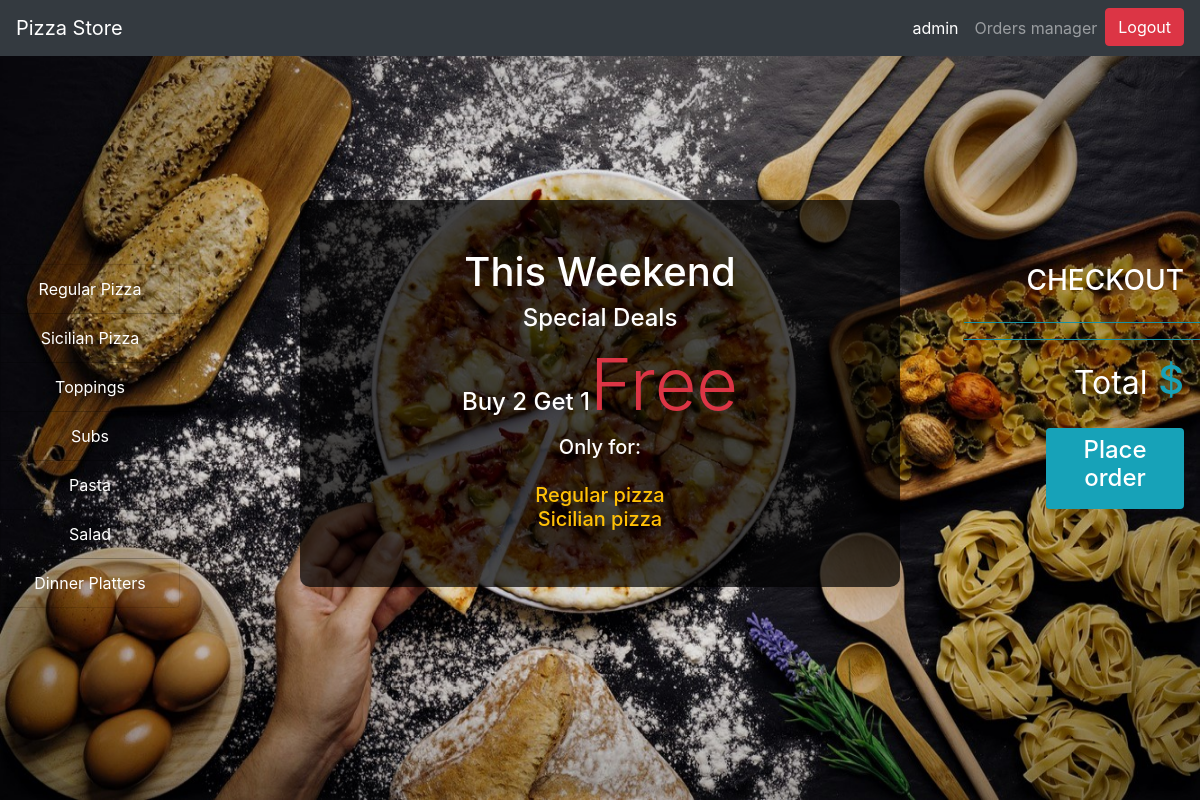
/index (signed in), run on the app's committed database.
### orders/models.py (models this page shows)
class Category(models.Model):
    name = models.CharField(max_length=64)
    def __str__(self):
        return f"{self.name}"

### orders/views.py (the view)
# urls.py: path("index", views.index, name="index"),
def index(request):
    if not request.user.is_authenticated:
        return render(request,"login.html",{"message":None})
    order_number=User_order.objects.get(user=request.user,status='initiated').order_number
    context = {
        "user":request.user,
        "Checkout":Order2.objects.filter(user=request.user,number=order_number),
        "Checkout_category":Order2.objects.filter(user=request.user,number=order_number).values_list('category').distinct(),
        "Total":list(Order2.objects.filter(user=request.user,number=order_number).aggregate(Sum('price')).values())[0],
        "Category": Category.objects.all(),
        "Order_number":order_number
    }
    return render(request,"index.html",context)

### orders/templates/index.html
{% extends "layout.html" %}
{% block body%}
<div class=' text-center p-5 '>
        <h1>This Weekend</h1>
        <h4>Special Deals</h4>
        <h4>Buy 2 Get 1<span class='display-3 text-danger'>Free</span></h4>
        <h5 class='text-warning mx-auto'><span class='text-white'>Only for:</span><br><br> Regular pizza <br> Sicilian pizza</h5>
</div>
{% endblock %}

### orders/templates/layout.html (shortened to what this page needs)
<!DOCTYPE html>
<html style="height:100%">
<head>
    {% load static %}
    <link rel="stylesheet" type="text/css" href="{% static 'styles.css' %}">
    <link rel="stylesheet" href="https://maxcdn.bootstrapcdn.com/bootstrap/4.1.3/css/bootstrap.min.css">
</head>
<body style="height:100%">
<img id='pizza_background' src="{% static 'pizza_background.jpg' %}">
{% if Category %}
<nav class="navbar navbar-expand-lg navbar-dark bg-dark">
    <a class="navbar-brand" href="{% url 'index' %}">Pizza Store</a>
    <div class="collapse navbar-collapse" id="navbarNav">
        <ul class="nav navbar-nav ml-auto">
            <li class="nav-item active">
                <a class="nav-link" href="{% url 'index' %}">{{user.username}}<span class="sr-only">(current)</span></a>
            </li>
            {% if user.is_superuser %}
            <li class="nav-item">
                <a class="nav-link" href="{% url 'orders_manager' user Order_number %}">Orders manager</a>
            </li>
            {% endif %}
            <li class="nav-item ">
                <a href="{% url 'logout' %}">
                    <button type="button" class="btn btn-danger">Logout</button>
                </a>
            </li>
        </ul>
    </div>
</nav>
{% endif %}
<div id='category' class="list-group text-center">
    {% for category in Category %}
    <a href="{% url 'menu' category  %}" class="list-group-item list-group-item-action">{{category}}</a>
    {% endfor %}
</div>
<br>
<br>
<br>
<br>
<br>
<br>
<div id='center_box' class='w-50  mx-auto  '>
    {% block body%}
    {% endblock %}
</div>
<div id='checkout' class='list-group text-right '>
    {% if Category %}
    <h3 class=' text-right pr-3'>CHECKOUT</h3>
    <ul>
        <hr class='bg-info'>
        <hr class='bg-info'>
        <li class='text-info text-right pr-3 '><h1><small class='text-white'>Total</small> ${{Total|floatformat:2}}</h1>
        </li>
    </ul>
    <a id='place_order' href="{% url 'my_orders' Order_number %}">
        <div class='bg-info w-50 rounded p-2  ml-auto mr-3 text-center text-white '><h4>Place order</h4></div>
    </a>
    {% endif %}
</div>
</body>
</html>

### orders/static/styles.css (style rules this page uses)
#pizza_background { position: fixed; z-index:-99; width: 100%; height: 100%; }
#category { position: absolute; top:33%; width:15%; }
#category a { color:white; background-color: transparent; }
#center_box,#username { background-color: rgba(0, 0, 0, 0.7); color: white; border-radius: 10px; }
#checkout { color:white; position: absolute; top:33%; right:0%; width:23%; }
li { list-style-type: none; }

### data on the page
Category: name "Regular Pizza"
Category: name "Sicilian Pizza"
Category: name "Toppings"
Category: name "Subs"
Category: name "Pasta"
Category: name "Salad"
Category: name "Dinner Platters"

### other printed values
{{ user.username }} "admin"
